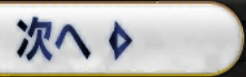
#> input picture data/pageinfo/next.png, 246 x 77 px
$ python -i pageinfo.py   (imports and definitions only)
#> lines starting #> are read from the running program, lines starting #| are printed output that depends on the picture; after the words box and inside, x2 and y2 are one past the last pixel; in counts of white or black regions, pixels touching at a corner belong together
#!/usr/bin/env python3
#
# MIT License
# Copyright 2020-2022 max747
#
# Permission is hereby granted, free of charge, to any person obtaining
# a copy of this software and associated documentation files (the
# "Software"), to deal in the Software without restriction, including
# without limitation the rights to use, copy, modify, merge, publish,
# distribute, sublicense, and/or sell copies of the Software, and to
# permit persons to whom the Software is furnished to do so, subject to
# the following conditions:
#
# The above copyright notice and this permission notice shall be included
# in all copies or substantial portions of the Software.
#
# THE SOFTWARE IS PROVIDED "AS IS", WITHOUT WARRANTY OF ANY KIND, EXPRESS
# OR IMPLIED, INCLUDING BUT NOT LIMITED TO THE WARRANTIES OF
# MERCHANTABILITY, FITNESS FOR A PARTICULAR PURPOSE AND NONINFRINGEMENT.
# IN NO EVENT SHALL THE AUTHORS OR COPYRIGHT HOLDERS BE LIABLE FOR ANY
# CLAIM, DAMAGES OR OTHER LIABILITY, WHETHER IN AN ACTION OF CONTRACT,
# TORT OR OTHERWISE, ARISING FROM, OUT OF OR IN CONNECTION WITH THE
# SOFTWARE OR THE USE OR OTHER DEALINGS IN THE SOFTWARE.
#

import argparse
import csv
import enum
import logging
import math
import os
import sys
from pathlib import Path

import cv2  # type: ignore

logger = logging.getLogger(__name__)
pageinfo_basedir = Path(__file__).parent

NOSCROLL_PAGE_INFO = (1, 1, 0)

SCRB_LIKELY_SCROLLBAR = 1   # スクロールバーと推定
SCRB_TOO_SMALL = 2  # 領域が小さすぎる
SCRB_TOO_THICK = 3  # 領域の横幅が太すぎる
SCRB_TOO_FAR_FROM_CENTER = 4    # 中央から遠すぎる
SCRB_TOO_MANY_VERTICES = 5  # 頂点が多すぎる
SCRB_TOO_FAR_FROM_LEFT_EDGE = 6  # 左端から遠すぎる
SCRB_TOO_CLOSE_TO_LEFT_EDGE = 7  # 左端に近すぎる
SCRB_TOO_THIN = 4 # 領域の横幅が細すぎる

GS_TYPE_1 = 1   # 旧画面
GS_TYPE_2 = 2   # wide screen 対応画面。戦利品ウィンドウの位置が上にシフトした


class QPDetectionMode(enum.Enum):
    JP = 'jp'
    NA = 'na'

    def __str__(self):
        return self.value

    @classmethod
    def values(cls):
        return [str(e) for e in list(cls)]


class PageInfoError(Exception):
    pass


class TooManyAreasDetectedError(PageInfoError):
    pass


class UnsupportedGamescreenTypeError(PageInfoError):
    pass


def detect_side_black_margin(im_gray):
    """
        画像の左右にある黒領域を検出する。
        それぞれの幅サイズを (右幅, 左幅) のタプルで返す。
        余白がなければ (0, 0) を返す。
    """
    height, width = im_gray.shape[:2]
    # 黒とみなす範囲: 0 に近いほど許容範囲が小さい
    black_threshold = 10
    # タップの軌跡などノイズが混入する可能性もあるので 12 % まではイレギュラーを許容する
    black_ratio = 0.88

    for i in range(width):
        black_pixels = sum([pixel < black_threshold for pixel in im_gray[:, i]])
        if black_pixels / height < black_ratio:
            break

    left_margin = i

    for j in range(width):
        black_pixels = sum([pixel < black_threshold for pixel in im_gray[:, width - j - 1]])
        if black_pixels / height < black_ratio:
            break

    right_margin = j

    # 真っ黒画像の場合はマージンなしとする
    if left_margin + right_margin >= width:
        logger.warning("no margins: completely black image")
        return 0, 0

    return left_margin, right_margin


# [214 lines left out: functions filter_contour_qp, detect_qp_region, guess_pages, guess_pagenum, guess_lines, not called in this run]


def _filter_contour_scrollbar(contour, im_height, im_width):
    """
        スクロールバー領域を拾い、それ以外を除外するフィルター

        適合する場合は contour オブジェクトを、適合しない場合は None を返す。
    """
    # 画像全体に対する検出領域の面積比が一定以上であること。
    # 明らかに小さすぎる領域はここで捨てる。
    if cv2.contourArea(contour) * 120 < im_height * im_width:
        return SCRB_TOO_SMALL

    x, y, w, h = cv2.boundingRect(contour)
    logger.debug('scrollbar candidate: (x, y, width, height) = (%s, %s, %s, %s)', x, y, w, h)
    # 縦長領域なので、幅に対して十分大きい高さになっていること。
    if h < w * 3:
        logger.debug("NG: not enough to high: height %s < width %s * 3", h, w)
        return SCRB_TOO_THICK

    # 画面全体 (上下カット済み) の高さに対してスクロールバーの幅が一定の比率に収まること。
    width_ratio = w / im_height
    # NOTE: NA 版の細いスクロールバーを許容しようとすると閾値 0.035 では厳しい。
    # NA/JP の情報をこの位置まで引き継ぐことができれば閾値をコントロールできるが...
    if width_ratio < 0.020:
        logger.debug("NG: too thin: width = %s, im_height = %s, ratio = %s", w, im_height, width_ratio)
        return SCRB_TOO_THIN

    if width_ratio > 0.045:
        logger.debug("NG: too thick: width = %s, im_height = %s, ratio = %s", w, im_height, width_ratio)
        return SCRB_TOO_THICK

    # 検出領域の x 座標が画面端よりも中央線に近いこと。
    # wide screen の場合は逆に端に寄ってしまう。wide screen かどうかを先に調べて、その場合は離れているかどうかをテストする。
    width_range = im_width / 4

    if im_width / im_height > 0.55:
        # wide screen
        # この場合、スクロールバーは左端に寄った形になるはず。
        if x > width_range:
            logger.debug(
                "NG: far from left edge: potition x = %s, width = %s, range = %s",
                x, im_width, width_range,
            )
            return SCRB_TOO_FAR_FROM_LEFT_EDGE

        # 左端のアイテム画像の切れ端をスクロールバーと誤認する問題があるため、左端を検出した場合は落とす。
        if x < width_range / 2:
            logger.debug(
                "NG: too close to left edge: potition x = %s, width = %s, range = %s",
                x, im_width, width_range / 2,
            )
            return SCRB_TOO_CLOSE_TO_LEFT_EDGE

    else:
        # normal screen
        if abs(x - im_width / 2) > width_range:
            logger.debug(
                "NG: far from center line: potition x = %s, width = %s, center = %s, range = %s",
                x, im_width, im_width / 2, width_range,
            )
            return SCRB_TOO_FAR_FROM_CENTER

    # 頂点の数が多すぎないこと。
    if len(contour) > 150:
        # 背景の影響でジャギーなラインになってしまうケースがあるため、シンプルな形状に近似する
        epsilon = 0.01 * cv2.arcLength(contour, True)
        approx = cv2.approxPolyDP(contour, epsilon, True)
        if len(approx) > 50:
            logger.debug("NG: too many vertices: %s", len(approx))
            return SCRB_TOO_MANY_VERTICES

    logger.debug('found')
    return SCRB_LIKELY_SCROLLBAR


def _detect_scrollbar_region(im, binary_threshold):
    _, th1 = cv2.threshold(im, binary_threshold, 255, cv2.THRESH_BINARY)
    contours, _ = cv2.findContours(th1, cv2.RETR_EXTERNAL, cv2.CHAIN_APPROX_SIMPLE)
    im_height, im_width = im.shape[:2]

    scrollbar = []
    not_scrollbar = []

    for c in contours:
        result = _filter_contour_scrollbar(c, im_height, im_width)
        if result == SCRB_LIKELY_SCROLLBAR:
            scrollbar.append(c)
        elif result == SCRB_TOO_THICK:
            not_scrollbar.append(c)
    return scrollbar, not_scrollbar


def get_gamescreen_type(im_cropped, button):
    try:
        res = cv2.matchTemplate(im_cropped, button, cv2.TM_CCOEFF_NORMED)
    except cv2.error:
        # 次へボタンが検出できない場合は新画面であると仮定する。
        # アプリの用途から考えて、旧画面の画像が投入される可能性はきわめてまれ。
        return GS_TYPE_2

    _, _, _, coord = cv2.minMaxLoc(res)
    logger.debug("next button: (top, left) = %s", coord)
    y = coord[1]
    button_bottom_pos = y + button.shape[0]
    im_height = im_cropped.shape[0]
    button_space_height = im_height - button_bottom_pos

    bottom_space_ratio = button_space_height / im_height
    logger.debug("buttom space ratio: %s", bottom_space_ratio)

    # "次へ" ボタンの下の空間が大きければ新画面
    if bottom_space_ratio < 0.05:
        return GS_TYPE_1
    return GS_TYPE_2


# [4 lines left out: function _imwrite_debug, not called in this run]


def _try_to_detect_scrollbar(im_gray, im_for_debug=None, debug_image_name="", **kwargs):
    """
        スクロールバーおよびスクロール可能領域の検出

        debug 画像を出力したい場合は im_orig_for_debug に二値化
        される前の元画像 (crop されたもの) を渡すこと。
    """
    # 二値化の閾値を高めにするとスクロールバー本体の領域を検出できる。
    # 低めにするとスクロールバー可能領域を検出できる。
    threshold_for_actual = 65

    actual_scrollbar_contours, not_scrollbar_contours = _detect_scrollbar_region(im_gray, threshold_for_actual)
    if im_for_debug is not None and debug_image_name:
        cv2.drawContours(im_for_debug, not_scrollbar_contours, -1, (0, 255, 64), 2)
        _imwrite_debug(debug_image_name, im_for_debug, "not_scrollbar")

    if len(actual_scrollbar_contours) == 0:
        return None

    if im_for_debug is not None:
        cv2.drawContours(im_for_debug, actual_scrollbar_contours, -1, (0, 255, 0), 3)
        _imwrite_debug(debug_image_name, im_for_debug, "scrollbar")

    if len(actual_scrollbar_contours) > 1:
        n = len(actual_scrollbar_contours)
        raise TooManyAreasDetectedError(f'{n} actual scrollbar areas are detected')

    return actual_scrollbar_contours[0]


# [23 lines left out: functions _compute_scrollable_area_position_and_height, _compute_scrollbar_cap_height, not called in this run]


def guess_pageinfo(im, debug_draw_image=False, debug_image_name=None, **kwargs):
    """
        ページ情報を推定する。
        返却値は (現ページ数, 全体ページ数, 全体行数)
        スクロールバーがない場合は全体行数の推定は不可能。その場合は
        NOSCROLL_PAGE_INFO すなわち (1, 1, 0) を返す
    """
    im_h, im_w = im.shape[:2]
    logger.debug('image size: (width, height) = (%s, %s)', im_w, im_h)

    im_gray = cv2.cvtColor(im, cv2.COLOR_BGR2GRAY)
    left_margin, right_margin = detect_side_black_margin(im_gray)
    logger.debug('side margin: (left, right) = (%s, %s)', left_margin, right_margin)

    # 左右に黒領域がある場合、まずこれを除去する。
    left = left_margin
    right = im_w - right_margin
    net_width = right - left
    logger.debug('net_width = %s', net_width)

    # 縦横比率が規定値を超える場合は上下カットが必要と判断する。
    if im_h / net_width > 0.57:
        cut_size = int(math.ceil(int(im_h - net_width * 0.56) / 2))
        top = cut_size
        bottom = im_h - cut_size
    else:
        cut_size = 0
        top = 0
        bottom = im_h

    logger.debug('top, bottom = (%s, %s), cut_size = %s', top, bottom, cut_size)
    # 縦4分割して4領域に分け、一番右の領域だけ使う。
    # スクロールバーの領域を調べたいならそれで十分。
    cropped = im[top:bottom, int(net_width*3/4):net_width]
    cr_h, cr_w = cropped.shape[:2]
    logger.debug('cropped image size (for scrollbar): (width, height) = (%s, %s)', cr_w, cr_h)
    cropped_gray = cv2.cvtColor(cropped, cv2.COLOR_BGR2GRAY)

    next_button = cv2.imread(str(pageinfo_basedir / "data" / "pageinfo" / "next.png"))
    next_button_gray = cv2.cvtColor(next_button, cv2.COLOR_BGR2GRAY)
    gamescreen_type = get_gamescreen_type(cropped_gray, next_button_gray)

    if debug_draw_image:
        im_orig_for_debug = cropped
    else:
        im_orig_for_debug = None

    try:
        actual_scrollbar_region = _try_to_detect_scrollbar(cropped_gray, im_orig_for_debug, debug_image_name=debug_image_name, **kwargs)
    finally:
        if debug_draw_image:
            logger.debug('writing debug image: %s', debug_image_name)
            cv2.imwrite(debug_image_name, cropped)

    # スクロールバーが検出できない
    if actual_scrollbar_region is None:
        return NOSCROLL_PAGE_INFO

    _, asr_y, _, asr_h = cv2.boundingRect(actual_scrollbar_region)

    esr_y, esr_h = _compute_scrollable_area_position_and_height(cr_h, gamescreen_type)
    cap_height = _compute_scrollbar_cap_height(bottom - top)
    pages = guess_pages(asr_h, esr_h, cap_height)
    pagenum = guess_pagenum(asr_y, esr_y, asr_h, esr_h, cap_height)
    lines = guess_lines(asr_h, esr_h, cap_height)
    return (pagenum, pages, lines)


# [109 lines left out: functions look_into_file_for_page, look_into_file_for_qp, look_into_file, main, parse_args, not called in this run]


# [5 lines not run here, left out]

>>> import cv2
>>> picture = cv2.imread('data/pageinfo/next.png')
#> picture is the input picture: shape (77, 246, 3); mean B, G, R 184.7, 187, 188
>>> result = guess_pageinfo(picture)
#> in guess_pageinfo, `im_gray = cv2.cvtColor(im, cv2.COLOR_BGR2GRAY)`:
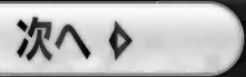
#> im_gray: shape (77, 246); min 0, max 253, mean 187
#> the loop in detect_side_black_margin, `for i in range(width):` made 1 pass
#> black_pixels on pass 1: 0
#> the loop in detect_side_black_margin, `for j in range(width):` made 1 pass
#> black_pixels on pass 1: 3
#> in guess_pageinfo, `left_margin, right_margin = detect_side_black_margin(im_gray)`: left_margin = 0
#> in guess_pageinfo, `right = im_w - right_margin`: right = 246
#> in guess_pageinfo, `cropped = im[top:bottom, int(net_width*3/4):net_width]`:
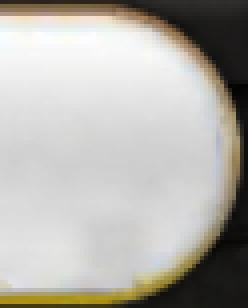
#> cropped: shape (77, 62, 3) (shown 4 times larger); mean B, G, R 171.1, 177.1, 179.8
#> in guess_pageinfo, `cropped_gray = cv2.cvtColor(cropped, cv2.COLOR_BGR2GRAY)`:
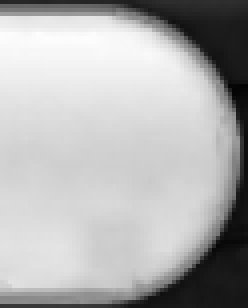
#> cropped_gray: shape (77, 62) (shown 4 times larger); min 4, max 253, mean 177.2
#> in get_gamescreen_type, `_, _, _, coord = cv2.minMaxLoc(res)`: coord = (184, 0)
#> in get_gamescreen_type, `y = coord[1]`: y = 0
#> in get_gamescreen_type, `button_bottom_pos = y + button.shape[0]`: button_bottom_pos = 77
#> in get_gamescreen_type, `button_space_height = im_height - button_bottom_pos`: button_space_height = 0
#> in guess_pageinfo, `gamescreen_type = get_gamescreen_type(cropped_gray, next_button_gray)`: gamescreen_type = 1
#> in _detect_scrollbar_region, `_, th1 = cv2.threshold(im, binary_threshold, 255, cv2.THRESH_BINARY)`:
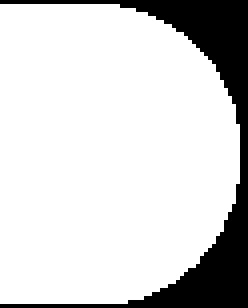
#> th1: shape (77, 62) (shown 4 times larger); 82.7% white; 1 black region
#> in _detect_scrollbar_region, `contours, _ = cv2.findContours(th1, cv2.RETR_EXTERNAL, cv2.CHAIN_APPRO..`: contours = 1 contour; box (x1, y1, x2, y2) and area: (0, 1, 60, 76) 3836
#> the loop in _detect_scrollbar_region, `for c in contours:` made 1 pass
#> (x in _filter_contour_scrollbar, y in _filter_contour_scrollbar, w in _filter_contour_scrollbar, h in _filter_contour_scrollbar, result) on pass 1: (0, 1, 60, 75, 3)
#> after the loop in _detect_scrollbar_region, `for c in contours:`: not_scrollbar has the same summary as contours; scrollbar = []
#> in _try_to_detect_scrollbar, `actual_scrollbar_contours, not_scrollbar_contours = _detect_scrollbar_..`: not_scrollbar_contours has the same summary as contours in _detect_scrollbar_region
#> result = (1, 1, 0)
